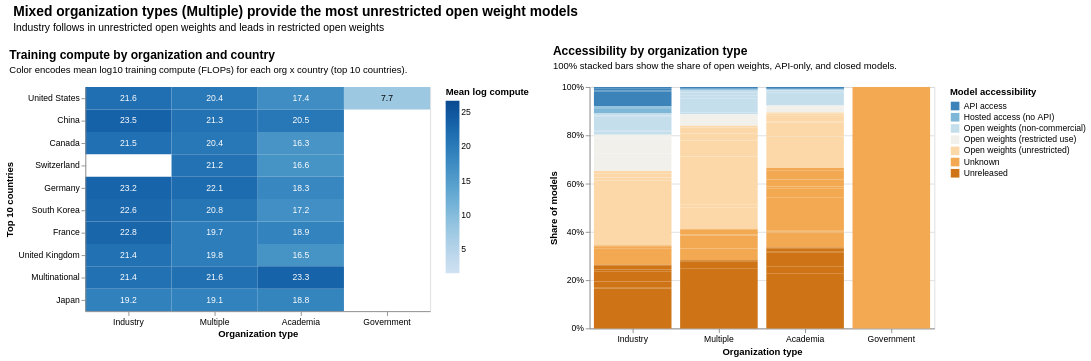

The Vega-Lite source for this figure:
### Vega-Lite specification from a JSON file in a GitHub repository (floating-point values rounded to 4 significant figures; data arrays with more than 128 entries replaced by an {"elided": "..."} marker saying what was removed)
{"config": {"view": {"continuousWidth": 300, "continuousHeight": 300}}, "hconcat": [{"layer": [{"mark": {"type": "rect"}, "encoding": {"color": {"field": "mean_log_compute", "scale": {"domain": [1.602, 26.7], "scheme": "blues"}, "title": "Mean log compute", "type": "quantitative"}, "tooltip": [{"field": "organization_categorization", "title": "Organization type", "type": "nominal"}, {"field": "country_first", "title": "Country", "type": "nominal"}, {"field": "mean_log_compute", "format": ".2f", "title": "Mean log10 compute", "type": "quantitative"}], "x": {"axis": {"labelAngle": 0}, "field": "organization_categorization", "sort": ["Industry", "Multiple", "Academia", "Government"], "title": "Organization type", "type": "nominal"}, "y": {"field": "country_first", "sort": "-x", "title": "Top 10 countries", "type": "nominal"}}, "title": {"text": "Training compute by organization and country", "anchor": "start", "dx": 5, "dy": -10, "fontSize": 14, "subtitle": "Color encodes mean log10 training compute (FLOPs) for each org x country (top 10 countries).", "subtitleFontSize": 11, "subtitlePadding": 4}, "transform": [{"filter": "(datum.year <= year_cutoff)"}, {"filter": "isValid(datum.log_compute)"}, {"aggregate": [{"op": "mean", "field": "log_compute", "as": "mean_log_compute"}], "groupby": ["organization_categorization", "country_first"]}]}, {"mark": {"type": "text", "baseline": "middle", "fontSize": 10}, "encoding": {"color": {"condition": {"test": "(datum.mean_log_compute > 14.150514997831994)", "value": "white"}, "value": "black"}, "text": {"field": "mean_log_compute", "format": ".1f", "type": "quantitative"}, "tooltip": [{"field": "organization_categorization", "title": "Organization type", "type": "nominal"}, {"field": "country_first", "title": "Country", "type": "nominal"}, {"field": "mean_log_compute", "format": ".2f", "title": "Mean log10 compute", "type": "quantitative"}], "x": {"axis": {"labelAngle": 0}, "field": "organization_categorization", "sort": ["Industry", "Multiple", "Academia", "Government"], "title": "Organization type", "type": "nominal"}, "y": {"field": "country_first", "sort": "-x", "title": "Top 10 countries", "type": "nominal"}}, "title": {"text": "Training compute by organization and country", "anchor": "start", "dx": 5, "dy": -10, "fontSize": 14, "subtitle": "Color encodes mean log10 training compute (FLOPs) for each org x country (top 10 countries).", "subtitleFontSize": 11, "subtitlePadding": 4}, "transform": [{"filter": "(datum.year <= year_cutoff)"}, {"filter": "isValid(datum.log_compute)"}, {"aggregate": [{"op": "mean", "field": "log_compute", "as": "mean_log_compute"}], "groupby": ["organization_categorization", "country_first"]}]}], "height": 260, "width": 400}, {"mark": {"type": "bar"}, "encoding": {"color": {"field": "model_accessibility", "scale": {"domain": ["API access", "Hosted access (no API)", "Open weights (non-commercial)", "Open weights (restricted use)", "Open weights (unrestricted)", "Unknown", "Unreleased"], "scheme": "blueorange"}, "title": "Model accessibility", "type": "nominal"}, "tooltip": [{"field": "organization_categorization", "title": "Organization type", "type": "nominal"}, {"field": "model_accessibility", "title": "Accessibility", "type": "nominal"}, {"aggregate": "count", "title": "Number of models", "type": "quantitative"}, {"field": "country_first", "title": "Country", "type": "nominal"}], "x": {"axis": {"labelAngle": 0}, "field": "organization_categorization", "sort": ["Industry", "Multiple", "Academia", "Government"], "title": "Organization type", "type": "nominal"}, "y": {"aggregate": "count", "axis": {"format": "%", "title": "Share of models"}, "scale": {"domain": [0, 1]}, "stack": "normalize", "type": "quantitative"}}, "height": 280, "title": {"text": "Accessibility by organization type", "anchor": "start", "dx": 5, "dy": -10, "fontSize": 14, "subtitle": "100% stacked bars show the share of open weights, API-only, and closed models.", "subtitleFontSize": 11, "subtitlePadding": 4}, "transform": [{"filter": "(datum.year <= year_cutoff)"}], "width": 400}], "data": {"name": "data-f83ae9d12966623c73a01ac4dd1d3b1e"}, "params": [{"name": "year_cutoff", "bind": {"input": "range", "max": 2025, "min": 1950, "name": "Max year: ", "step": 1}, "value": 2025}], "resolve": {"legend": {"color": "independent"}}, "title": {"text": "Mixed organization types (Multiple) provide the most unrestricted open weight models", "anchor": "start", "dx": 10, "dy": -10, "fontSize": 16, "subtitle": "Industry follows in unrestricted open weights and leads in restricted open weights", "subtitleFontSize": 12, "subtitlePadding": 6}, "$schema": "https://vega.github.io/schema/vega-lite/v5.20.1.json", "datasets": {"data-f83ae9d12966623c73a01ac4dd1d3b1e": {"elided": "1214 records"}}}
